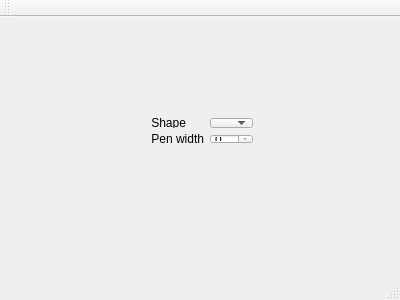
<?xml version="1.0" encoding="UTF-8"?>
<ui version="4.0">
 <class>DrawingDemo</class>
 <widget class="QMainWindow" name="DrawingDemo">
  <property name="geometry">
   <rect>
    <x>0</x>
    <y>0</y>
    <width>400</width>
    <height>300</height>
   </rect>
  </property>
  <property name="windowTitle">
   <string>DrawingDemo</string>
  </property>
  <widget class="QWidget" name="centralWidget">
   <widget class="QWidget" name="">
    <property name="geometry">
     <rect>
      <x>140</x>
      <y>90</y>
      <width>124</width>
      <height>48</height>
     </rect>
    </property>
    <layout class="QFormLayout" name="formLayout">
     <item row="0" column="0">
      <widget class="QLabel" name="shapeLabel">
       <property name="text">
        <string>Shape</string>
       </property>
       <property name="alignment">
        <set>Qt::AlignRight|Qt::AlignTrailing|Qt::AlignVCenter</set>
       </property>
      </widget>
     </item>
     <item row="0" column="1">
      <widget class="QComboBox" name="shapeComboBox"/>
     </item>
     <item row="1" column="0">
      <widget class="QLabel" name="penWidthLabel">
       <property name="text">
        <string>Pen width</string>
       </property>
       <property name="alignment">
        <set>Qt::AlignRight|Qt::AlignTrailing|Qt::AlignVCenter</set>
       </property>
      </widget>
     </item>
     <item row="1" column="1">
      <widget class="QSpinBox" name="penWidthSpinBox"/>
     </item>
    </layout>
   </widget>
  </widget>
  <widget class="QMenuBar" name="menuBar">
   <property name="geometry">
    <rect>
     <x>0</x>
     <y>0</y>
     <width>400</width>
     <height>21</height>
    </rect>
   </property>
  </widget>
  <widget class="QToolBar" name="mainToolBar">
   <attribute name="toolBarArea">
    <enum>TopToolBarArea</enum>
   </attribute>
   <attribute name="toolBarBreak">
    <bool>false</bool>
   </attribute>
  </widget>
  <widget class="QStatusBar" name="statusBar"/>
 </widget>
 <layoutdefault spacing="6" margin="11"/>
 <resources/>
 <connections/>
</ui>
